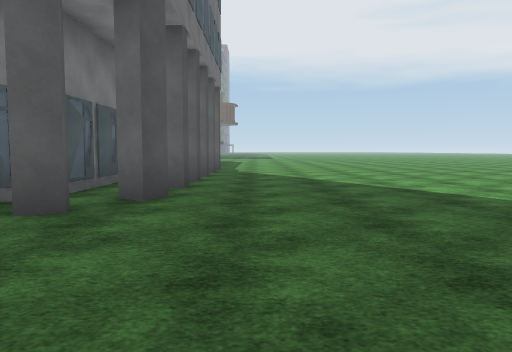
View 1 (above)

24 first-person views from a walk through a 3-D level made in the Unity game engine. The camera is 1.2 m above the floor, tilts 4° down and sees 70° across. The floor is counted in squares, 2 m on a side. Each view is taken from the middle of a square. On the plan, view 1 faces up. The plan holds only what a view shows up to about 10 squares ahead; the rest is blank. The place goes on beyond the plan. Some surface patterns are stand-ins.

View 2
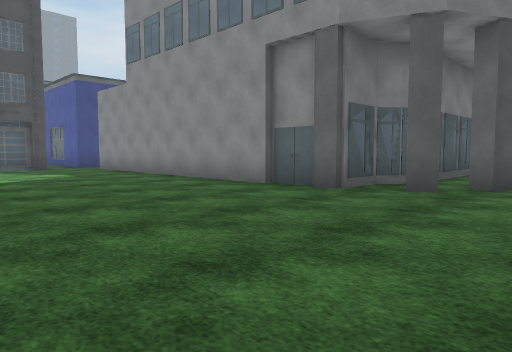

View 3
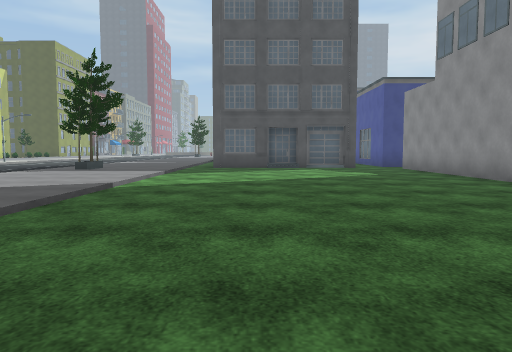

View 4
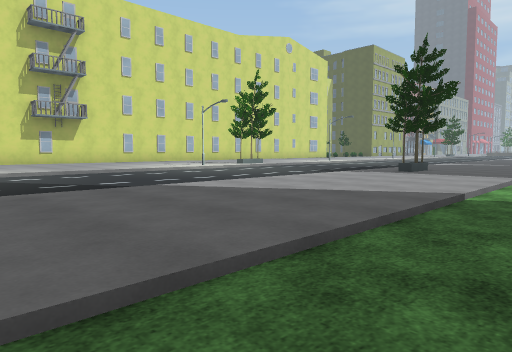

View 5
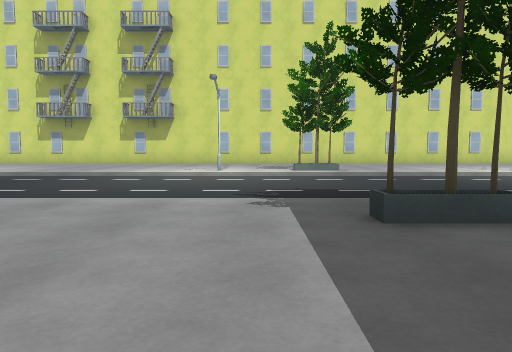

View 6
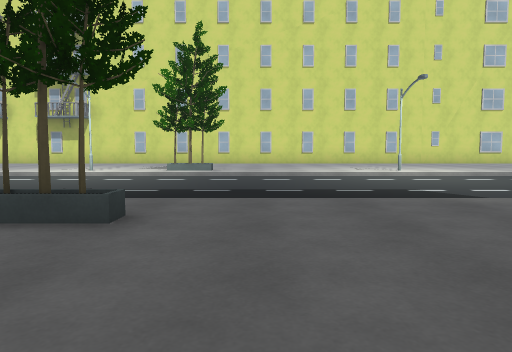

View 7
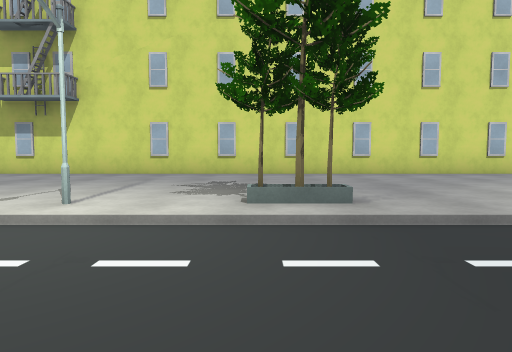

View 8
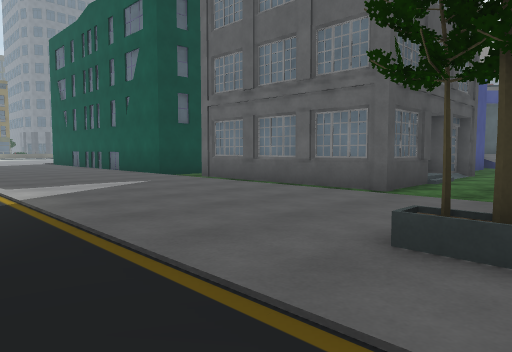

View 9
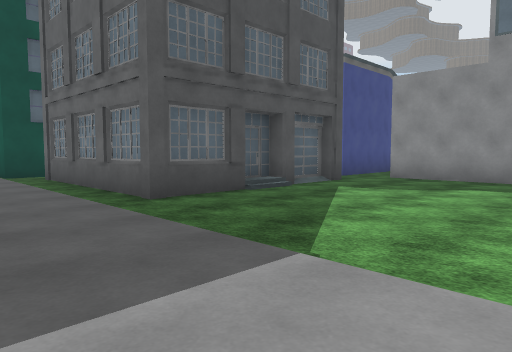

View 10
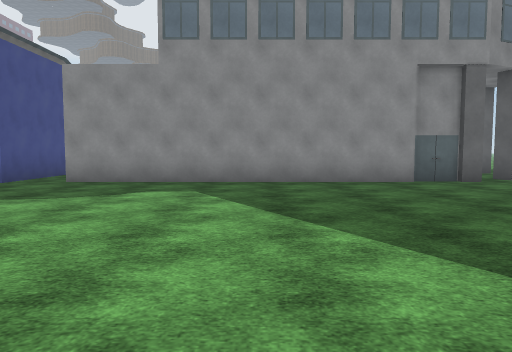

View 11
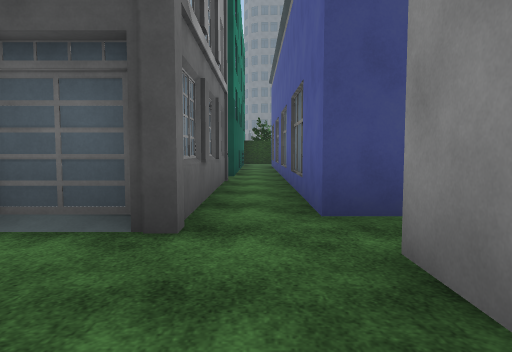

View 12
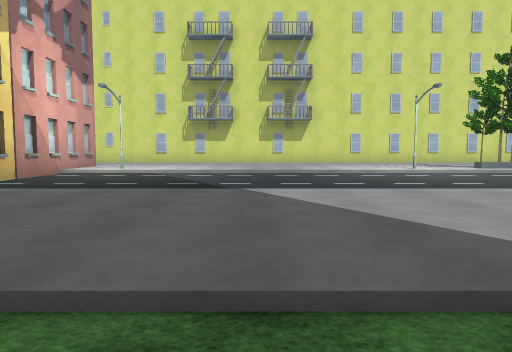

View 13
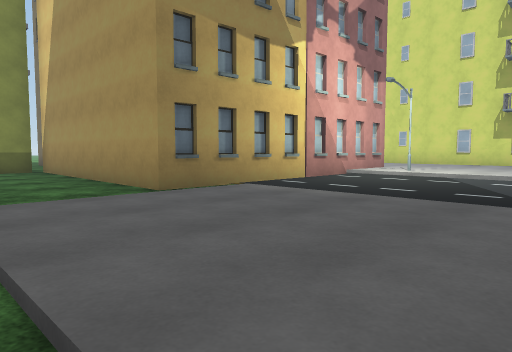

View 14
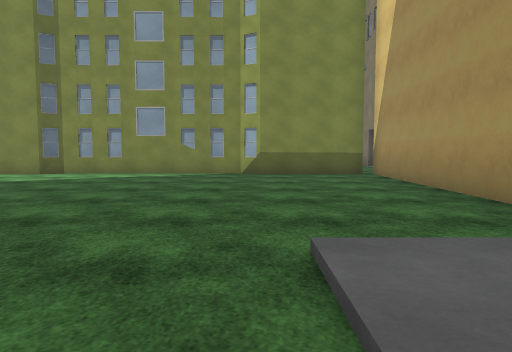

View 15
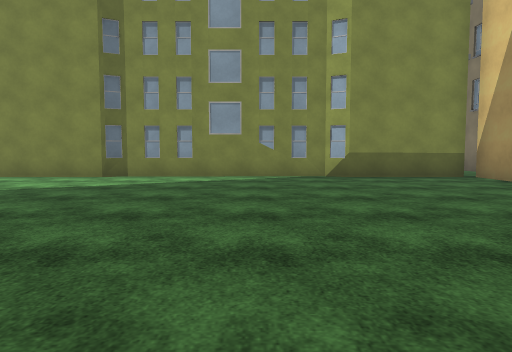

View 16
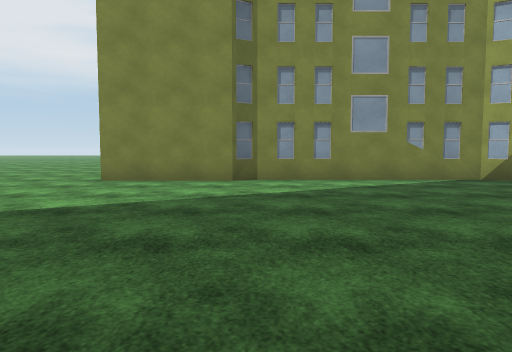

View 17
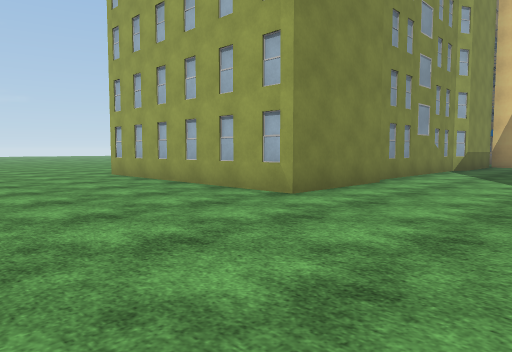

View 18
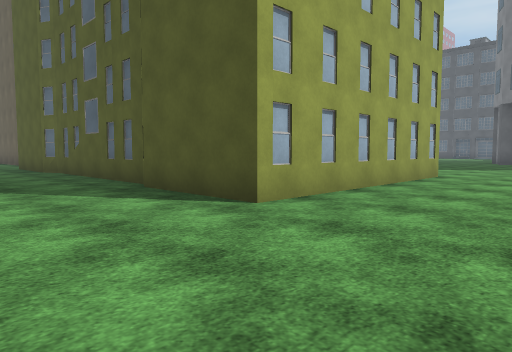

View 19
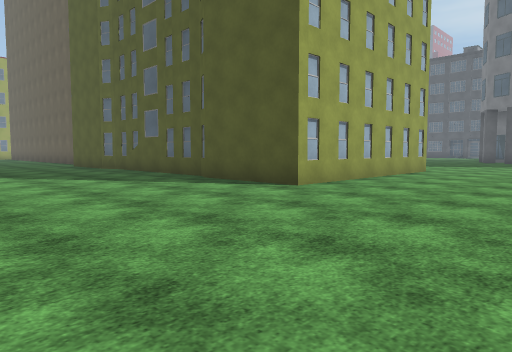

View 20
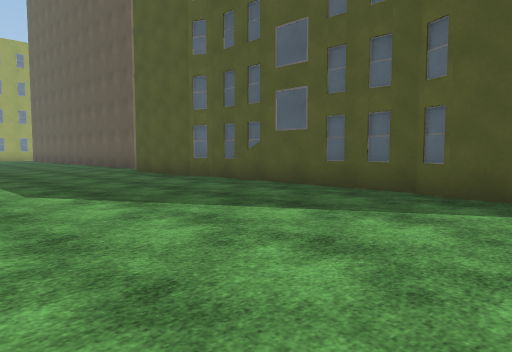

View 21
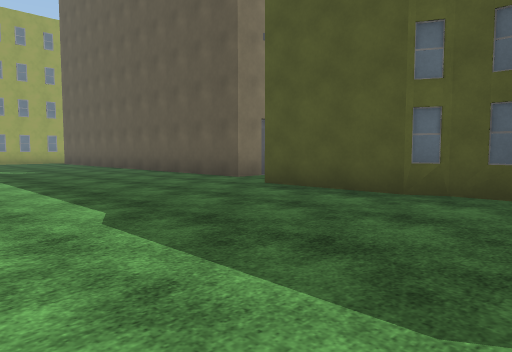

View 22
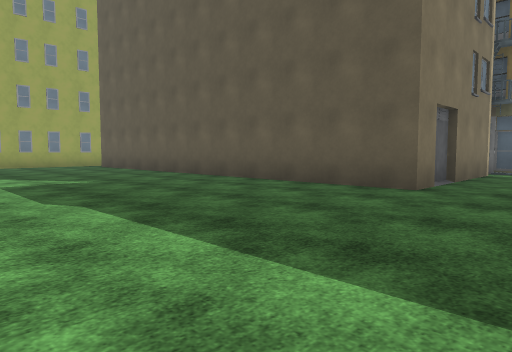

View 23
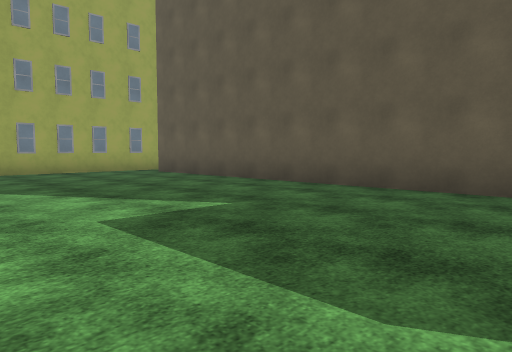

View 24
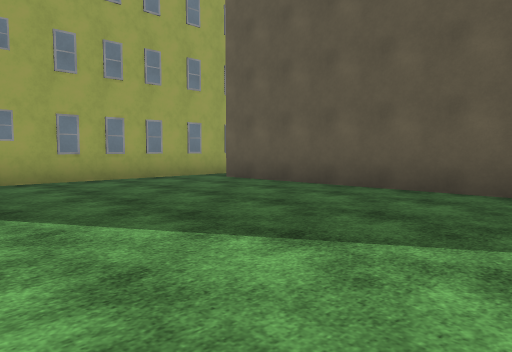

### Floor plan
Key: @ floor where view 1 was taken; # wall or solid block; . main floor; : floor 0.25 m higher than the main floor; / step, stairs or slope; O other object.
Columns run from 21 left of view 1 to 18 right of it. Each row starts with its distance up from view 1.
  8                   O .........       ....
  7                   O.O...................
  6                   O.O...................
  5        #          O.O...................
  4        #.         OO........#######....
  3  #######.###OOOOOOO.........#     #.....
  2  ...........................##    #.....
  1 O##.#####....................#    #.....
  0         #............@.......#    #.....
 -1         #....................#    #....
 -2         #....................#    #.....
 -3   #.O####....................#    #.....
 -4   #.........................##    #.....
 -5  ::::::::::::::::::::/......#     #.....
 -6 :::::::::::::::::::::/......#     #.....
 -7 ::::::::::OOO::::::::/#######O .........
 -8    ........O........./#     ####........
 -9      .................#          #......
-10      .................O          #......
-11     ..................#          #......
-12    ///////////////////#          #......
-13    :::O:::OOOO::::::OO#          #......
-14    ::::::::O::::::::::           #......
-15        :::::::::   ::            #......
-16       :::::::::::                #......
-17      #############               #.....
-18                                  #.....
-19                                  #.....
-20                                  ......
-21                                  ######

Positions as (right, up) in squares from view 1, and headings:
1: (0, 0), facing up
2: (0, -2), facing up-left
3: (0, -2), facing left
4: (-1, -3), facing down-left
5: (-9, -4), facing down
6: (-12, -4), facing down
7: (-10, -9), facing down
8: (-10, -9), facing up-left
9: (-8, -6), facing up-left
10: (-8, -5), facing up
11: (-10, 2), facing left
12: (-4, -3), facing down
13: (-4, -4), facing down-right
14: (-2, -4), facing right
15: (-1, -2), facing right
16: (0, 1), facing right
17: (4, 8), facing down-right
18: (16, 7), facing down-left
19: (18, 8), facing down-left
20: (18, 3), facing down-left
21: (18, -2), facing down-left
22: (18, -6), facing down-left
23: (18, -10), facing down-left
24: (18, -13), facing down-left
